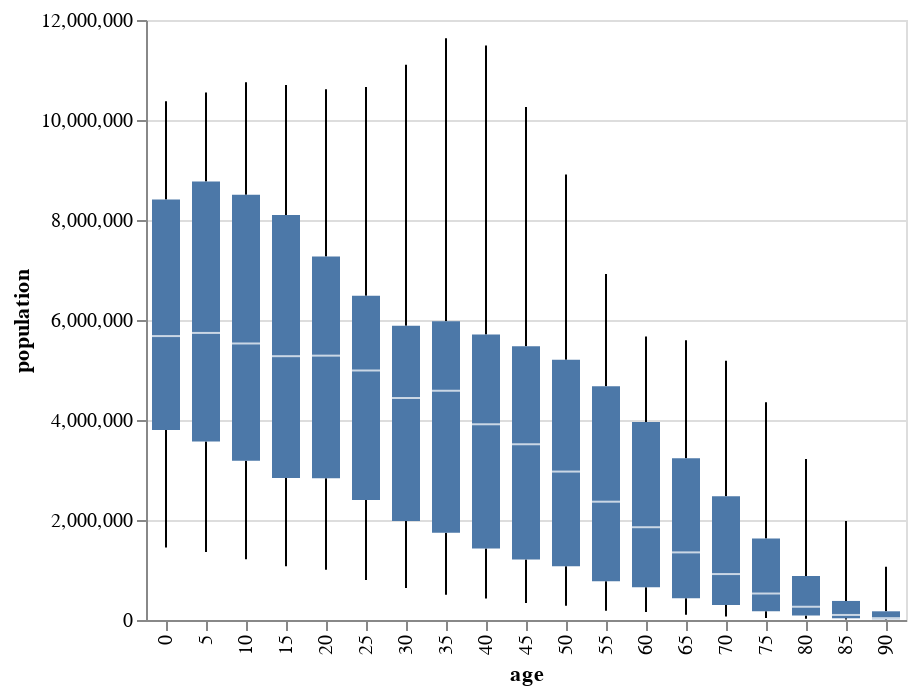

The cell this chart's notebook holds for it:
### Code cell
dataset("population") |>
@vlplot(
    mark={:boxplot, extent="min-max"},
    x="age:o",
    y={:people, axis={title="population"}}
)

### Figure 1 — Vega-Lite specification as saved in the notebook (floating-point values rounded to 4 significant figures; data arrays with more than 128 entries replaced by an {"elided": "..."} marker saying what was removed)
{"data": {"values": {"elided": "570 records"}}, "encoding": {"x": {"field": "age", "type": "ordinal"}, "y": {"axis": {"title": "population"}, "field": "people", "type": "quantitative"}}, "mark": {"extent": "min-max", "type": "boxplot"}}
